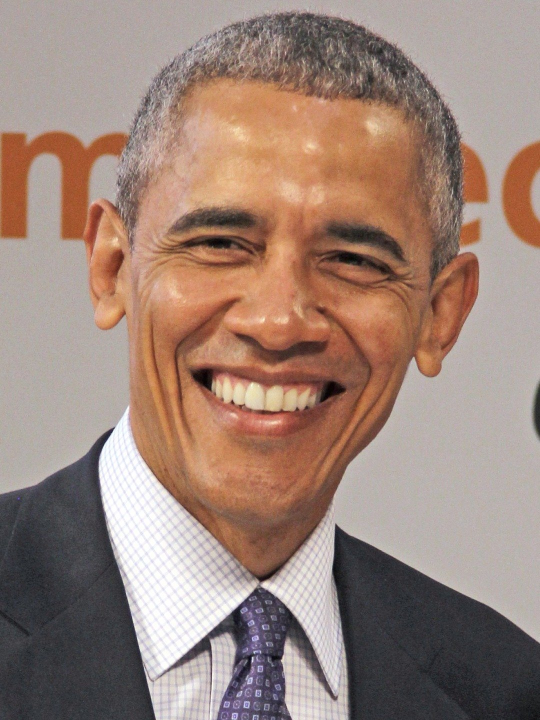
#> input picture IMAGES/obama.jpg, 1080 x 1440 px, found by its file name (shown at 1/2 size)
$ python paint_kmeans.py
#> lines starting #> are read from the running program, lines starting #| are printed output that depends on the picture
# -*- coding: utf-8 -*-
"""
Created on Wed Jul 15 01:14:27 2020

@author: VINAY KE
"""

import numpy as np
import cv2 as cv
import matplotlib.pyplot as plt
img = cv.imread('obama.jpg')
#> img is the input picture: shape (1440, 1080, 3); mean B, G, R 120.4, 131.7, 156.1
img_copy = img.copy()
img_shape = img.shape[:2]
#> img_shape = (1440, 1080)
img = cv.resize(img, (512,512))
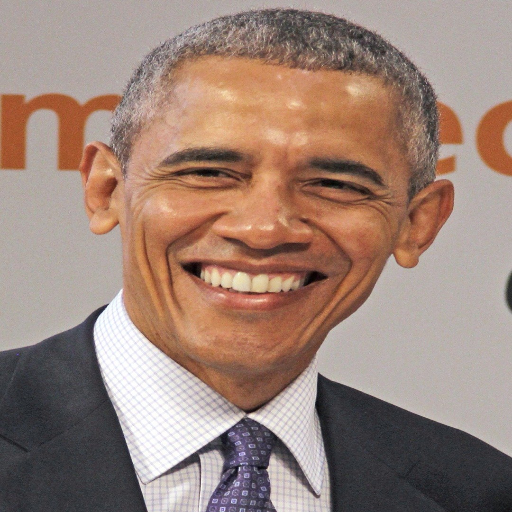
#> img: shape (512, 512, 3); mean B, G, R 120.3, 131.5, 156
img = cv.GaussianBlur(img,(7,7),0)
img = cv.resize(img, img_shape[::-1])
#> img: shape (1440, 1080, 3)

#img = cv.resize(img, (int(shape[0]*0.5), int(shape[1]*0.5)))
Z = img.reshape((-1,3))
# convert to np.float32
Z = np.float32(Z)
# define criteria, number of clusters(K) and apply kmeans()
criteria = (cv.TERM_CRITERIA_EPS + cv.TERM_CRITERIA_MAX_ITER, 10, 1.0)
K = 8
ret,label,center=cv.kmeans(Z,K,None,criteria,10,cv.KMEANS_RANDOM_CENTERS)
#> ret = 543618272.5; center = [[169.2, 172.6, 181.8], [73.49, 79.93, 104.9], [118.8, 120, 137.1], [66.76, 95.18, 156.5], [57.11, 52.63, 53.38], [230.1, 228.6, 231.8], [90.19, 127, 188.5], [121.2, 155.9, 208.9]]
# Now convert back into uint8, and make original image
center = np.uint8(center)
#> center = [[169, 172, 181], [73, 79, 104], [118, 119, 137], [66, 95, 156], [57, 52, 53], [230, 228, 231], [90, 127, 188], [121, 155, 208]]
res = center[label.flatten()]
res2 = res.reshape((img.shape))
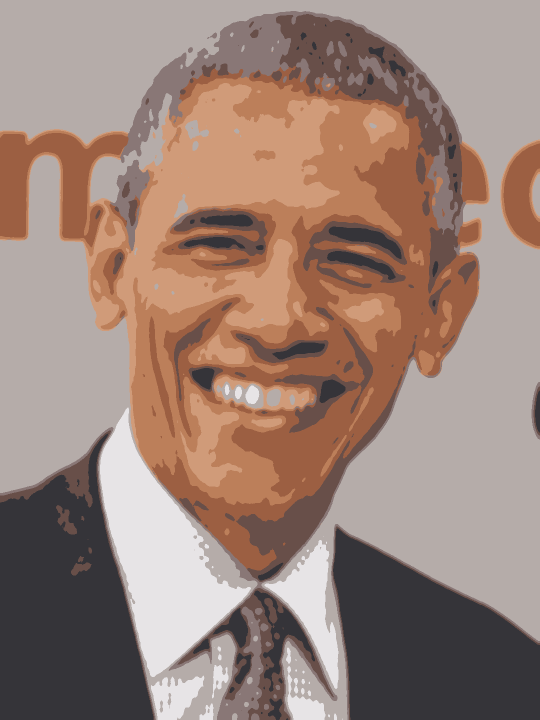
#> res2: shape (1440, 1080, 3) (shown at 1/2 size); mean B, G, R 120, 130.8, 155.2
res2 = cv.GaussianBlur(res2,(5,5),0)

res2 = cv.addWeighted(img_copy,0.4,res2,0.6,0)

plt.subplot(121)
plt.axis("off")
plt.imshow(cv.cvtColor(img, cv.COLOR_BGR2RGB))
plt.subplot(122)
plt.axis("off")
plt.imshow(cv.cvtColor(res2, cv.COLOR_BGR2RGB))
plt.show()
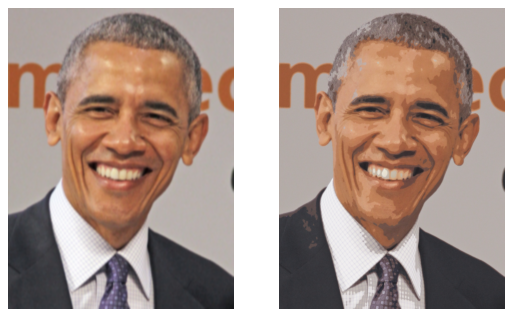
#> figure drawn by matplotlib, 2 panels

$ run again, with IMAGES/president.jpg copied over IMAGES/obama.jpg
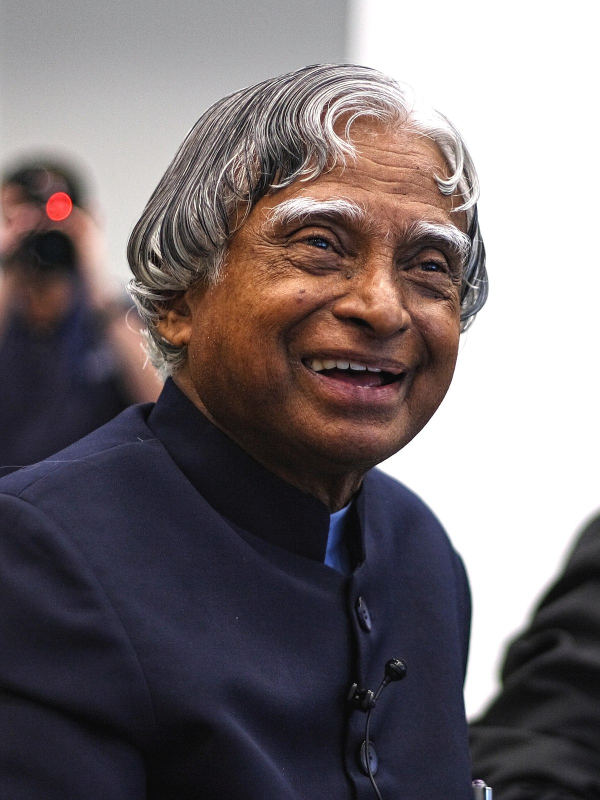
#> input picture IMAGES/president.jpg, 1200 x 1600 px, found by its file name (shown at 1/2 size)
#> img is the input picture: shape (1600, 1200, 3); mean B, G, R 113.1, 110.3, 118.6
#> `img = cv.resize(img, img_shape[::-1])`:
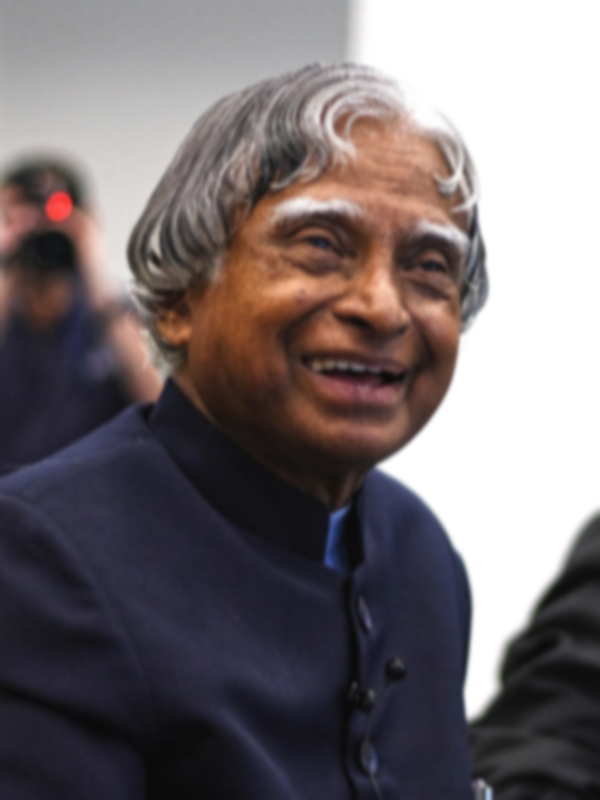
#> img: shape (1600, 1200, 3) (shown at 1/2 size); mean B, G, R 112.9, 110.1, 118.4
#> `ret,label,center=cv.kmeans(Z,K,None,criteria,10,cv.KMEANS_RANDOM_CENTE..`: ret = 751507661.4; center = [[254.9, 254.8, 255], [192.9, 195.2, 202.3], [158.5, 158.8, 164.6], [94.71, 101.2, 126], [101, 124.7, 183.1], [52.39, 65.41, 100], [62.88, 46.95, 48.75], [35.21, 27.42, 29.75]]
#> `center = np.uint8(center)`: center = [[254, 254, 254], [192, 195, 202], [158, 158, 164], [94, 101, 126], [101, 124, 183], [52, 65, 100], [62, 46, 48], [35, 27, 29]]
#> `plt.show()`:
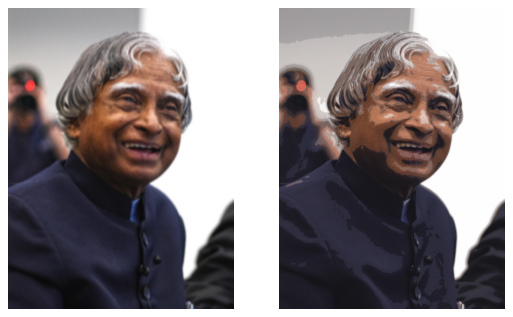
#> figure drawn by matplotlib, 2 panels
